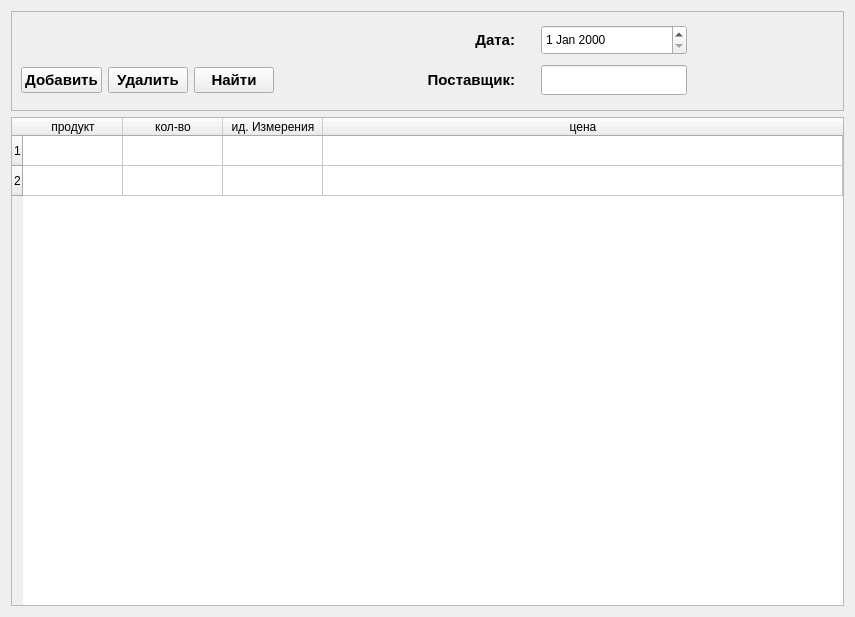
<?xml version="1.0" encoding="UTF-8"?>
<ui version="4.0">
 <class>W_prihod</class>
 <widget class="QWidget" name="W_prihod">
  <property name="geometry">
   <rect>
    <x>0</x>
    <y>0</y>
    <width>855</width>
    <height>617</height>
   </rect>
  </property>
  <property name="windowTitle">
   <string>Form</string>
  </property>
  <layout class="QVBoxLayout" name="verticalLayout">
   <item>
    <widget class="QFrame" name="F_tipPanel">
     <property name="minimumSize">
      <size>
       <width>0</width>
       <height>100</height>
      </size>
     </property>
     <property name="frameShape">
      <enum>QFrame::StyledPanel</enum>
     </property>
     <property name="frameShadow">
      <enum>QFrame::Raised</enum>
     </property>
     <layout class="QGridLayout" name="gridLayout">
      <item row="2" column="4">
       <widget class="QLabel" name="L_post">
        <property name="minimumSize">
         <size>
          <width>0</width>
          <height>30</height>
         </size>
        </property>
        <property name="styleSheet">
         <string notr="true">font-size:15px;
font-weight:bold;</string>
        </property>
        <property name="text">
         <string>Поставщик:</string>
        </property>
        <property name="alignment">
         <set>Qt::AlignRight|Qt::AlignTrailing|Qt::AlignVCenter</set>
        </property>
       </widget>
      </item>
      <item row="2" column="2">
       <widget class="QPushButton" name="PB_find">
        <property name="cursor">
         <cursorShape>PointingHandCursor</cursorShape>
        </property>
        <property name="styleSheet">
         <string notr="true">font-size:15px;
font-weight:bold;</string>
        </property>
        <property name="text">
         <string>Найти</string>
        </property>
       </widget>
      </item>
      <item row="0" column="6">
       <widget class="QDateEdit" name="DE_data">
        <property name="minimumSize">
         <size>
          <width>0</width>
          <height>30</height>
         </size>
        </property>
       </widget>
      </item>
      <item row="2" column="6">
       <widget class="QLineEdit" name="LE_post">
        <property name="minimumSize">
         <size>
          <width>0</width>
          <height>30</height>
         </size>
        </property>
       </widget>
      </item>
      <item row="0" column="5">
       <spacer name="horizontalSpacer">
        <property name="orientation">
         <enum>Qt::Horizontal</enum>
        </property>
        <property name="sizeType">
         <enum>QSizePolicy::Maximum</enum>
        </property>
        <property name="sizeHint" stdset="0">
         <size>
          <width>20</width>
          <height>20</height>
         </size>
        </property>
       </spacer>
      </item>
      <item row="2" column="0">
       <widget class="QPushButton" name="PB_add">
        <property name="cursor">
         <cursorShape>PointingHandCursor</cursorShape>
        </property>
        <property name="styleSheet">
         <string notr="true">font-size:15px;
font-weight:bold;</string>
        </property>
        <property name="text">
         <string>Добавить</string>
        </property>
       </widget>
      </item>
      <item row="2" column="1">
       <widget class="QPushButton" name="PB_delete">
        <property name="cursor">
         <cursorShape>PointingHandCursor</cursorShape>
        </property>
        <property name="styleSheet">
         <string notr="true">font-size:15px;
font-weight:bold;</string>
        </property>
        <property name="text">
         <string>Удалить</string>
        </property>
       </widget>
      </item>
      <item row="2" column="3">
       <spacer name="horizontalSpacer_2">
        <property name="orientation">
         <enum>Qt::Horizontal</enum>
        </property>
        <property name="sizeHint" stdset="0">
         <size>
          <width>40</width>
          <height>20</height>
         </size>
        </property>
       </spacer>
      </item>
      <item row="0" column="4">
       <widget class="QLabel" name="L_data">
        <property name="minimumSize">
         <size>
          <width>0</width>
          <height>30</height>
         </size>
        </property>
        <property name="styleSheet">
         <string notr="true">font-size:15px;
font-weight:bold;</string>
        </property>
        <property name="text">
         <string>Дата:</string>
        </property>
        <property name="alignment">
         <set>Qt::AlignRight|Qt::AlignTrailing|Qt::AlignVCenter</set>
        </property>
       </widget>
      </item>
      <item row="2" column="7">
       <spacer name="horizontalSpacer_3">
        <property name="orientation">
         <enum>Qt::Horizontal</enum>
        </property>
        <property name="sizeHint" stdset="0">
         <size>
          <width>40</width>
          <height>20</height>
         </size>
        </property>
       </spacer>
      </item>
     </layout>
    </widget>
   </item>
   <item>
    <widget class="QTableWidget" name="TW_prihod">
     <property name="horizontalScrollBarPolicy">
      <enum>Qt::ScrollBarAsNeeded</enum>
     </property>
     <attribute name="horizontalHeaderCascadingSectionResizes">
      <bool>false</bool>
     </attribute>
     <attribute name="horizontalHeaderShowSortIndicator" stdset="0">
      <bool>false</bool>
     </attribute>
     <attribute name="horizontalHeaderStretchLastSection">
      <bool>true</bool>
     </attribute>
     <row>
      <property name="text">
       <string>1</string>
      </property>
     </row>
     <row>
      <property name="text">
       <string>2</string>
      </property>
     </row>
     <column>
      <property name="text">
       <string>продукт</string>
      </property>
     </column>
     <column>
      <property name="text">
       <string>кол-во</string>
      </property>
     </column>
     <column>
      <property name="text">
       <string>ид. Измерения</string>
      </property>
     </column>
     <column>
      <property name="text">
       <string>цена</string>
      </property>
     </column>
    </widget>
   </item>
  </layout>
 </widget>
 <resources/>
 <connections/>
</ui>
